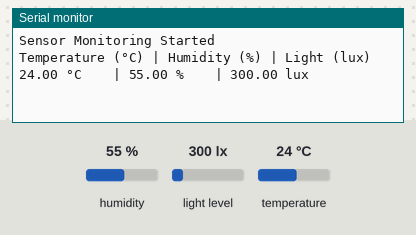
The sketch below on a simulated Arduino Uno, built with avr-gcc and run on an emulated ATmega328P. On the bench: the last lines printed to the serial monitor. The test bench sets the inputs (shaded band); at power-on: humidity 55 %, light level 300 lx, temperature 24 °C.

Above: at 3.2 s.
3.3 s: humidity set to 22 %
At 4.7 s:
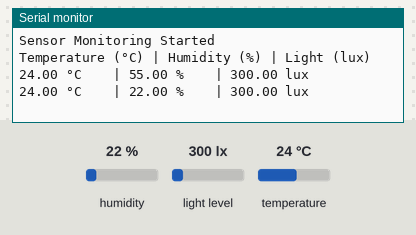
6.0 s: light level set to 40 lx
At 7.2 s:
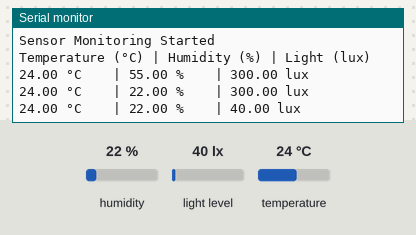
8.7 s: temperature set to 12 °C
At 10.9 s:
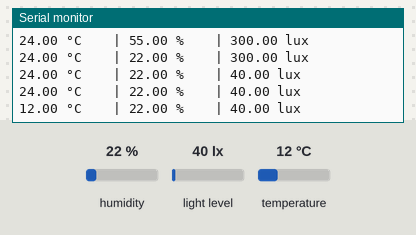
11.4 s: light level set to 500 lx
At 13.3 s:
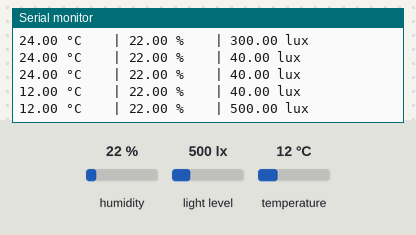
14.1 s: humidity set to 40 %
At 14.6 s:
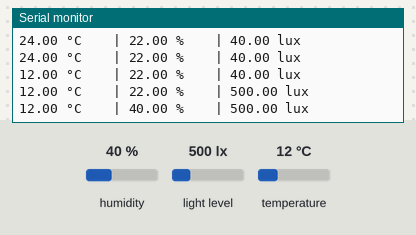
Timing chart, 0 to 17.1 s (numbered marks = the images above; inputs shaded):
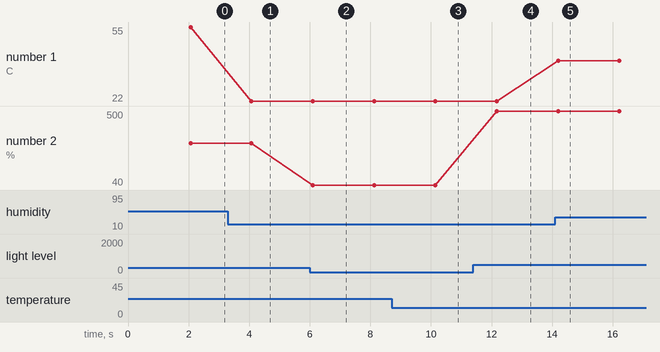

Measured:
- after the input at 3.3 s, the serial monitor: prints a new line after 0.77 s (image 1)
- after the input at 6.0 s, the serial monitor: prints a new line after 0.10 s (image 2)
- after the input at 8.7 s, the serial monitor: prints a new line after 1.4 s (image 3)
- after the input at 11.4 s, the serial monitor: prints a new line after 0.77 s (image 4)
- after the input at 14.1 s, the serial monitor: prints a new line after 0.10 s (image 5)
- plotted number 1: 55 → 22 after the input at 3.3 s, 22 → 40 after the input at 14.1 s
- plotted number 2: 300 → 40 after the input at 6.0 s, 40 → 500 after the input at 11.4 s

The sketch:

RoomMonitoringSerial.ino
```cpp
#include <DHT.h>
#include <BH1750.h>

#define DHTPIN 2        // DHT11 data pin connected to D2
#define DHTTYPE DHT11   // Specify DHT11 sensor type
DHT dht(DHTPIN, DHTTYPE); // Initialize DHT sensor

BH1750 lightMeter;      // Initialize BH1750 sensor

void setup() {
  Serial.begin(9600);   // Start Serial communication at 9600 baud
  dht.begin();          // Initialize DHT11 sensor
  Wire.begin();         // Initialize I2C for BH1750
  lightMeter.begin();   // Initialize BH1750 sensor

  // Brief delay to allow sensors to stabilize
  delay(2000);
  Serial.println("Sensor Monitoring Started");
  Serial.println("Temperature (°C) | Humidity (%) | Light (lux)");
}

void loop() {
  // Read sensor values
  float temperature = dht.readTemperature(); // Temperature in °C
  float humidity = dht.readHumidity();       // Humidity in %
  float lux = lightMeter.readLightLevel();   // Light intensity in lux

  // Check for valid readings

    // Print values to Serial Monitor
    Serial.print(temperature);
    Serial.print(" °C\t\t| ");
    Serial.print(humidity);
    Serial.print(" %\t\t| ");
    Serial.print(lux);
    Serial.println(" lux");


  delay(2000); // Update every 2 seconds for readability
}
```
